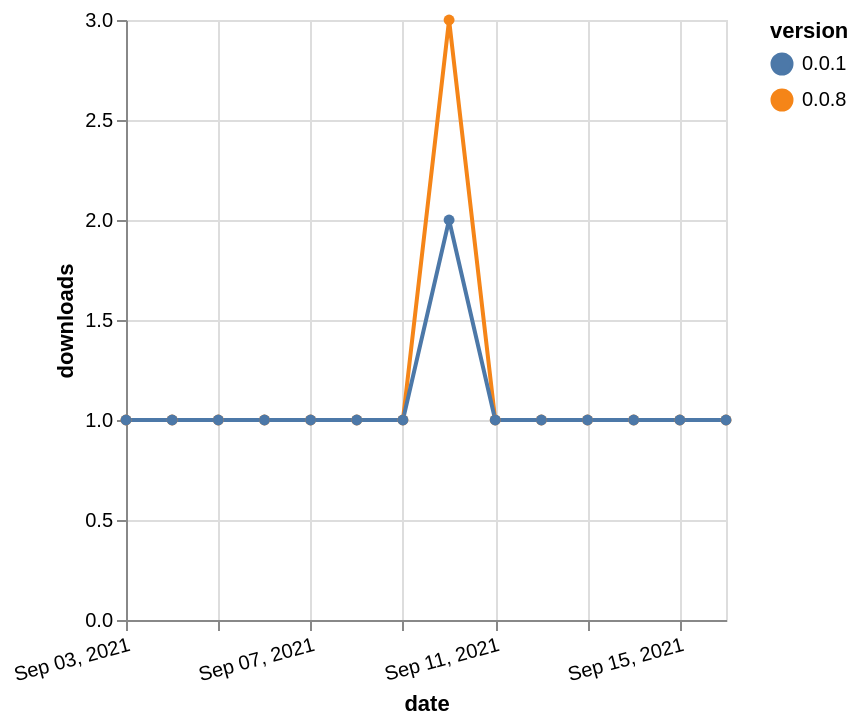

Vega-Lite specification for this chart:
### Vega-Lite specification from a JSON file in a GitHub repository (floating-point values rounded to 4 significant figures)
{"$schema": "https://vega.github.io/schema/vega-lite/v5.json", "description": "A simple bar chart with embedded data.", "data": {"values": [{"date": "2021-09-03", "total": 183, "delta": 1, "version": "0.0.8"}, {"date": "2021-09-04", "total": 184, "delta": 1, "version": "0.0.8"}, {"date": "2021-09-05", "total": 185, "delta": 1, "version": "0.0.8"}, {"date": "2021-09-06", "total": 186, "delta": 1, "version": "0.0.8"}, {"date": "2021-09-07", "total": 187, "delta": 1, "version": "0.0.8"}, {"date": "2021-09-08", "total": 188, "delta": 1, "version": "0.0.8"}, {"date": "2021-09-09", "total": 189, "delta": 1, "version": "0.0.8"}, {"date": "2021-09-10", "total": 192, "delta": 3, "version": "0.0.8"}, {"date": "2021-09-11", "total": 193, "delta": 1, "version": "0.0.8"}, {"date": "2021-09-12", "total": 194, "delta": 1, "version": "0.0.8"}, {"date": "2021-09-13", "total": 195, "delta": 1, "version": "0.0.8"}, {"date": "2021-09-14", "total": 196, "delta": 1, "version": "0.0.8"}, {"date": "2021-09-15", "total": 197, "delta": 1, "version": "0.0.8"}, {"date": "2021-09-16", "total": 198, "delta": 1, "version": "0.0.8"}, {"date": "2021-09-03", "total": 175, "delta": 1, "version": "0.0.1"}, {"date": "2021-09-04", "total": 176, "delta": 1, "version": "0.0.1"}, {"date": "2021-09-05", "total": 177, "delta": 1, "version": "0.0.1"}, {"date": "2021-09-06", "total": 178, "delta": 1, "version": "0.0.1"}, {"date": "2021-09-07", "total": 179, "delta": 1, "version": "0.0.1"}, {"date": "2021-09-08", "total": 180, "delta": 1, "version": "0.0.1"}, {"date": "2021-09-09", "total": 181, "delta": 1, "version": "0.0.1"}, {"date": "2021-09-10", "total": 183, "delta": 2, "version": "0.0.1"}, {"date": "2021-09-11", "total": 184, "delta": 1, "version": "0.0.1"}, {"date": "2021-09-12", "total": 185, "delta": 1, "version": "0.0.1"}, {"date": "2021-09-13", "total": 186, "delta": 1, "version": "0.0.1"}, {"date": "2021-09-14", "total": 187, "delta": 1, "version": "0.0.1"}, {"date": "2021-09-15", "total": 188, "delta": 1, "version": "0.0.1"}, {"date": "2021-09-16", "total": 189, "delta": 1, "version": "0.0.1"}]}, "width": "container", "mark": {"type": "line", "point": {"filled": true}}, "encoding": {"x": {"field": "date", "type": "temporal", "timeUnit": "yearmonthdate", "title": "date", "axis": {"labelAngle": -15}}, "y": {"field": "delta", "type": "quantitative", "title": "downloads"}, "color": {"field": "version", "type": "nominal"}, "tooltip": {"field": "delta"}}}
